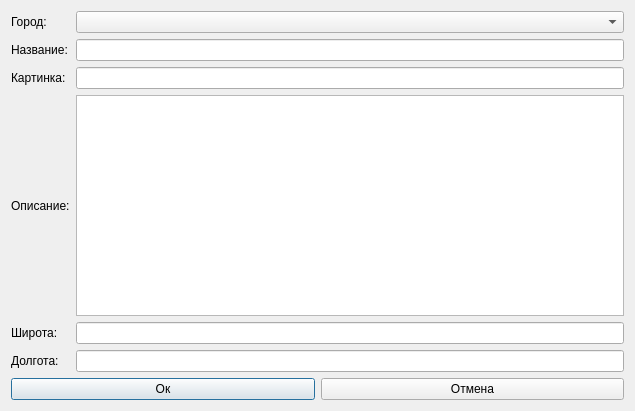
<?xml version="1.0" encoding="UTF-8"?>
<ui version="4.0">
 <class>Dialog</class>
 <widget class="QDialog" name="Dialog">
  <property name="geometry">
   <rect>
    <x>0</x>
    <y>0</y>
    <width>635</width>
    <height>411</height>
   </rect>
  </property>
  <property name="windowTitle">
   <string>Dialog</string>
  </property>
  <layout class="QVBoxLayout" name="verticalLayout">
   <item>
    <layout class="QFormLayout" name="formLayout">
     <item row="1" column="0">
      <widget class="QLabel" name="label">
       <property name="text">
        <string>Город:</string>
       </property>
      </widget>
     </item>
     <item row="3" column="0">
      <widget class="QLabel" name="label_2">
       <property name="text">
        <string>Название:</string>
       </property>
      </widget>
     </item>
     <item row="3" column="1">
      <widget class="QLineEdit" name="name_edit"/>
     </item>
     <item row="5" column="0">
      <widget class="QLabel" name="label_3">
       <property name="text">
        <string>Картинка:</string>
       </property>
      </widget>
     </item>
     <item row="5" column="1">
      <widget class="QLineEdit" name="image_edit"/>
     </item>
     <item row="7" column="0">
      <widget class="QLabel" name="label_4">
       <property name="sizePolicy">
        <sizepolicy hsizetype="Preferred" vsizetype="Expanding">
         <horstretch>0</horstretch>
         <verstretch>0</verstretch>
        </sizepolicy>
       </property>
       <property name="text">
        <string>Описание:</string>
       </property>
      </widget>
     </item>
     <item row="7" column="1">
      <widget class="QTextEdit" name="desc_edit"/>
     </item>
     <item row="1" column="1">
      <widget class="QComboBox" name="city_combobox"/>
     </item>
     <item row="8" column="1">
      <widget class="QLineEdit" name="lat_edit"/>
     </item>
     <item row="9" column="1">
      <widget class="QLineEdit" name="lon_edit"/>
     </item>
     <item row="8" column="0">
      <widget class="QLabel" name="label_5">
       <property name="text">
        <string>Широта:</string>
       </property>
      </widget>
     </item>
     <item row="9" column="0">
      <widget class="QLabel" name="label_6">
       <property name="text">
        <string>Долгота:</string>
       </property>
      </widget>
     </item>
    </layout>
   </item>
   <item>
    <layout class="QHBoxLayout" name="horizontalLayout">
     <item>
      <widget class="QPushButton" name="ok">
       <property name="text">
        <string>Ок</string>
       </property>
      </widget>
     </item>
     <item>
      <widget class="QPushButton" name="cancel">
       <property name="text">
        <string>Отмена</string>
       </property>
      </widget>
     </item>
    </layout>
   </item>
  </layout>
 </widget>
 <resources/>
 <connections/>
</ui>
